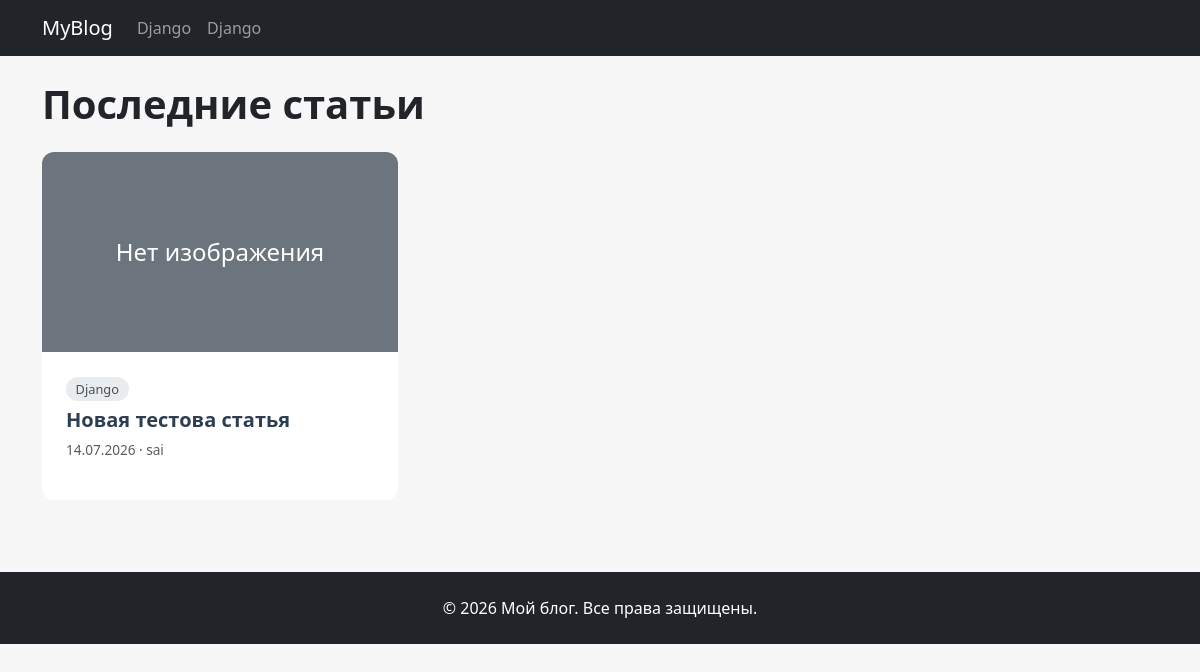
The page / on the database its author committed.
### blog/models.py (models this page shows, shortened)
class MenuItem(models.Model):
    title = models.CharField('Название', max_length=100)
    url = models.CharField('URL-адрес', max_length=250, blank=True,
                           help_text='Оставьте пустым, если это выпадающее меню без ссылки')
    order = models.PositiveIntegerField('Порядок', default=0)
    is_active = models.BooleanField('Активен', default=True)
    class Meta:
        verbose_name = 'Пункт меню'
        verbose_name_plural = 'Пункты меню'
        ordering = ['order']

class SEOModel(models.Model):
    meta_title = models.CharField('Мета-заголовок', max_length=200, blank=True,
                                  help_text='Оставьте пустым для автоматической генерации')
    meta_description = models.TextField('Мета-описание', blank=True,
                                        help_text='Оставьте пустым для автогенерации')
    meta_keywords = models.CharField('Ключевые слова', max_length=300, blank=True)
    class Meta:
        abstract = True

class Category(SEOModel):
    name = models.CharField('Название', max_length=100, unique=True)
    slug = models.SlugField('URL-фрагмент', max_length=100, unique=True)
    description = models.TextField('Описание', blank=True)
    show_in_menu = models.BooleanField('Показывать в меню', default=False,
                                       help_text='Отметьте, чтобы категория автоматически появилась в меню')
    menu_order = models.PositiveIntegerField('Порядок в меню', default=0,
                                         help_text='Чем меньше число, тем выше позиция')
    class Meta:
        verbose_name = 'Категория'
        verbose_name_plural = 'Категории'
    def get_absolute_url(self):
        return reverse('blog:category_detail', args=[self.slug])

class Article(SEOModel):
    title = models.CharField('Заголовок', max_length=250)
    slug = models.SlugField('URL-фрагмент', max_length=250, unique_for_date='pub_date')
    author = models.ForeignKey('auth.User', on_delete=models.CASCADE, verbose_name='Автор')
    category = models.ForeignKey(Category, on_delete=models.SET_NULL, null=True,
                                 related_name='articles', verbose_name='Категория')
    image = models.ImageField('Изображение', upload_to='articles/%Y/%m/', blank=True, null=True)
    content = models.TextField('Содержание')
    pub_date = models.DateTimeField('Дата публикации', auto_now_add=True)
    updated = models.DateTimeField('Обновлено', auto_now=True)
    is_published = models.BooleanField('Опубликовано', default=True)
    class Meta:
        verbose_name = 'Статья'
        verbose_name_plural = 'Статьи'
        ordering = ['-pub_date']
    def get_absolute_url(self):
        return reverse('blog:article_detail', args=[self.pub_date.year,
                                                    self.pub_date.month,
                                                    self.pub_date.day,
                                                    self.slug])

### blog/views.py (the view)
# urls.py: path('', views.ArticleListView.as_view(), name='article_list'),
class ArticleListView(ListView):
    model = Article
    template_name = 'blog/article_list.html'
    context_object_name = 'articles'
    paginate_by = 6
    def get_queryset(self):
        return Article.objects.filter(is_published=True).select_related('category', 'author')
    def get_context_data(self, **kwargs):
        context = super().get_context_data(**kwargs)
        context['page_title'] = 'Блог – свежие статьи для разработчиков'
        context['meta_description'] = 'Актуальные статьи по программированию, Python, Django и веб-разработке'
        return context

### blog/context_processors.py (called while the page is built)
def menu_items(request):
    items = []
    for item in MenuItem.objects.filter(is_active=True).order_by('order'):
        items.append({
            'title': item.title,
            'url': item.url,
            'order': item.order,
        })
    for cat in Category.objects.filter(show_in_menu=True).order_by('menu_order'):
        items.append({
            'title': cat.name,
            'url': cat.get_absolute_url(),
            'order': cat.menu_order + 1000,  # смещение, чтобы после ручных пунктов (можно настроить)
        })
    items.sort(key=lambda x: x['order'])
    return {'menu_items': items}

### blog/templates/blog/article_list.html (shortened to what this page needs)
{% extends 'blog/base.html' %}
{% load static %}
{% block content %}
<h1 class="mb-4 fw-bold">Последние статьи</h1>
<div class="row">
    {% for article in articles %}
    <div class="col-lg-4 col-md-6 mb-4">
        <article class="card h-100">
            {% if article.image %}
            <img src="{{ article.image.url }}" class="card-img-top" alt="{{ article.title }}">
            {% else %}
            <div class="bg-secondary text-white d-flex align-items-center justify-content-center"
                 style="height: 200px;">
                <span class="fs-4">Нет изображения</span>
            </div>
            {% endif %}
            <div class="card-body d-flex flex-column">
                <div class="mb-2">
                    <span class="category-badge">
                        {% if article.category %}
                            {{ article.category.name }}
                        {% else %}
                            Без категории
                        {% endif %}
                    </span>
                </div>
                <h2 class="card-title h5">
                    <a href="{{ article.get_absolute_url }}">{{ article.title }}</a>
                </h2>
                <p class="text-muted small mt-auto">
                    {{ article.pub_date|date:"d.m.Y" }} · {{ article.author.username }}
                </p>
            </div>
        </article>
    </div>
    {% empty %}
    <p>Пока нет опубликованных статей.</p>
    {% endfor %}
</div>
{% endblock %}

### blog/templates/blog/base.html (shortened to what this page needs)
{% load static %}
<!DOCTYPE html>
<html lang="ru">
<head>
    <link href="https://cdn.jsdelivr.net/npm/bootstrap@5.3.0/dist/css/bootstrap.min.css" rel="stylesheet">
    <link href="{% static 'css/style.css' %}" rel="stylesheet">
</head>
<body>
<nav class="navbar navbar-expand-lg navbar-dark bg-dark mb-4">
    <div class="container">
        <a class="navbar-brand" href="{% url 'blog:article_list' %}">MyBlog</a>
        <div class="collapse navbar-collapse" id="navbarNav">
            <ul class="navbar-nav me-auto">
                {% for item in menu_items %}
                <li class="nav-item">
                    <a class="nav-link" href="{{ item.url|default:'#' }}">{{ item.title }}</a>
                </li>
                {% endfor %}
            </ul>
        </div>
    </div>
</nav>
<main class="container">
    {% block content %}{% endblock %}
</main>
<footer class="bg-dark text-white mt-5 py-4">
    <div class="container text-center">
        <p class="mb-0">&copy; {% now "Y" %} Мой блог. Все права защищены.</p>
    </div>
</footer>
</body>
</html>

### static/css/style.css (style rules this page uses)
body { background-color: #f7f7f7; font-family: 'Segoe UI', Tahoma, Geneva, Verdana, sans-serif; }
.card { border: none; border-radius: 12px; overflow: hidden; transition: transform 0.2s, box-shadow 0.2s; background: #fff; }
.card-body { padding: 1.5rem; }
.card-title a { color: #2c3e50; text-decoration: none; font-weight: 700; }
.text-muted.small { font-size: 0.85rem; }
.category-badge { background-color: #e9ecef; color: #495057; padding: 0.2rem 0.6rem; border-radius: 20px; font-size: 0.8rem; text-decoration: none; }

### rows shown on the page
MenuItem: title "Django"
Category: title "Django"
Article: image "Нет изображения", category.name "Django", title "Новая тестова статья", pub_date "14.07.2026", author.username "sai"
